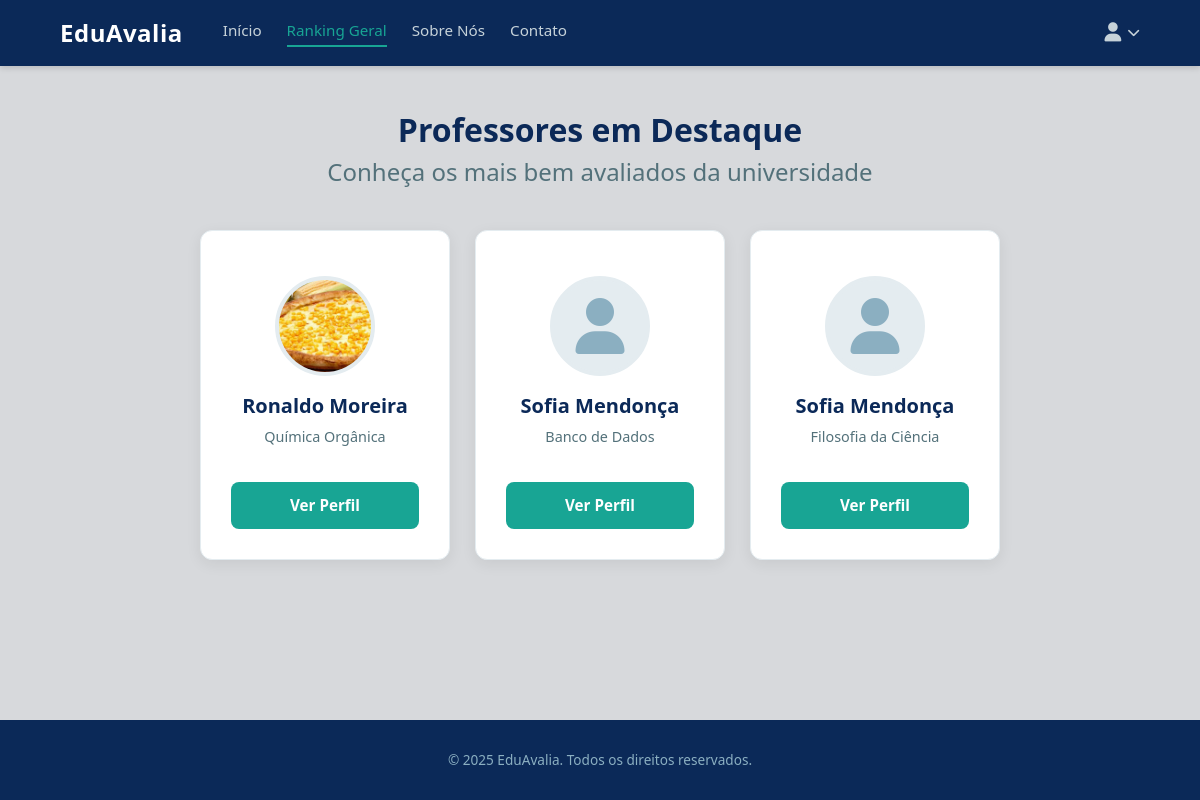
Screenshot of /ranking/ (signed in) with the database file from the repository.
### avaliacoes/models.py (models this page shows, shortened)
class DisciplinaPessoa(models.Model):
    STATUS_CHOICES = [
        ('ativo', 'Ativo'),
        ('inativo', 'Inativo'),
    ]
    disciplina = models.ForeignKey('Materia', on_delete=models.CASCADE)
    pessoa = models.ForeignKey('CustomUser', on_delete=models.CASCADE, related_name='disciplinas_pessoa')
    status = models.CharField(max_length=20, choices=STATUS_CHOICES, default='ativo')
    class Meta:
        unique_together = ('disciplina', 'pessoa')

class Professor(models.Model):
    user = models.OneToOneField(CustomUser, on_delete=models.CASCADE, limit_choices_to={'user_type': 'professor'})
    foto = models.ImageField(upload_to='professores_fotos/', blank=True, null=True)

class CustomUser(AbstractUser):
    USER_TYPE_CHOICES = (
        ('aluno', 'Aluno'),
        ('professor', 'Professor'),
        ('admin', 'Administrador'),
    )
    user_type = models.CharField(max_length=20, choices=USER_TYPE_CHOICES, default='aluno')
    cpf = models.CharField(max_length=11, unique=True)
    data_nascimento = models.DateField(null=True, blank=True)

class Materia(models.Model):
    nome = models.CharField(max_length=100) # Este campo armazena o nome real ("Química")
    codigo = models.CharField(max_length=20, unique=True)
    data_inicio = models.DateField()
    nome_normalized = models.CharField(max_length=100, blank=True, db_index=True)

### avaliacoes/views.py (the view)
# urls.py: path('ranking/', views.ranking_geral, name='ranking_geral'),
@login_required(login_url='login')
def ranking_geral(request):
    if request.user.is_staff:
        limite = 10
    else:
        limite = 5
    ranking = DisciplinaPessoa.objects.annotate(
        media_nota=Avg('avaliacoes__categorias_avaliacao__nota')
    )
    ranking_disciplinas = ranking.filter(
        media_nota__isnull=False
    ).select_related(
        'pessoa', 'pessoa__professor', 'disciplina'
    ).order_by('-media_nota')
    ranking_top = ranking_disciplinas[:limite]
    context = {
        'ranking_disciplinas': ranking_top
    }
    return render(request, 'avaliacoes/ranking_geral.html', context)

### avaliacoes/templates/avaliacoes/ranking_geral.html (shortened to what this page needs)
{% extends 'base.html' %}
{% block content %}
<div class="ranking-wrapper">
    {% if request.user.is_staff %}
    <div class="admin-ranking-panel">
        <div class="ranking-header">
            <h1>Ranking de Avaliações (Admin)</h1>
            <h2>Top 10 melhores avaliações</h2>
        </div>
        <table class="admin-ranking-table">
            <thead>
                <tr>
                    <th class="rank-col">Rank</th>
                    <th class="prof-col">Professor</th>
                    <th class="disc-col">Disciplina</th>
                    <th class="nota-col">Média da Turma</th>
                </tr>
            </thead>
            <tbody>
                {% for dp in ranking_disciplinas %}
                <tr>
                    <td class="rank-col">#{{ forloop.counter }}</td>
                    <td class="prof-col">{{ dp.pessoa.get_full_name }}</td>
                    <td class="disc-col">{{ dp.disciplina.nome }}</td>
                    <td class="nota-col">{{ dp.media_nota|floatformat:2 }}</td>
                </tr>
                {% empty %}
                <tr>
                    <td colspan="4" style="text-align: center; padding: 30px;">
                        Ainda não há avaliações suficientes para gerar um ranking.
                    </td>
                </tr>
                {% endfor %}
            </tbody>
        </table>
    </div>
    {% else %}
    <div class="ranking-header">
        <h1>Professores em Destaque</h1>
        <h2>Conheça os mais bem avaliados da universidade</h2>
    </div>
    <div class="student-ranking-container">
        {% for dp in ranking_disciplinas|slice:":3" %}
        <div class="student-rank-card">
            <div class="card-foto-rank">
                {% if dp.pessoa.professor.foto %}
                <img src="{{ dp.pessoa.professor.foto.url }}" alt="Foto de {{ dp.pessoa.get_full_name }}">
                {% else %}
                <i class="fa-solid fa-user"></i>
                {% endif %}
            </div>
            <h4 class="rank-prof-name">{{ dp.pessoa.get_full_name|default:dp.pessoa.username }}</h4>
            <span class="rank-disciplina">{{ dp.disciplina.nome }}</span>
            <a href="{% url 'detalhes_professor' dp.pessoa.professor.id %}" class="btn-ver-perfil">
                Ver Perfil
            </a>
        </div>
        {% empty %}
        <p style="color: var(--verde-escuro-letras); font-size: 1.1rem; width: 100%; text-align: center;">
            Ainda não há avaliações suficientes para gerar os destaques.
        </p>
        {% endfor %}
    </div>
    {% endif %}
</div>
{% endblock content %}

### avaliacoes/templates/base.html (style rules this page uses)
:root { --azul-marinho: #0b2958; --azul-acinzentado: #8bafc1; --verde: #18a594; --cinza-claro: #c6d2d9; --painel-central: #e4ecf0; --cinza-escuro-letras: #a7adaf; --verde-escuro-letras: #53717a; --cinza-claro-fundo: #d7d9dc; }
* { margin: 0; padding: 0; box-sizing: border-box; }
body { font-family: 'Segoe UI', sans-serif; background-color: var(--cinza-claro-fundo); color: #333; line-height: 1.5; display: flex; flex-direction: column; min-height: 100vh; }
a { text-decoration: none; color: inherit; }

### avaliacoes/templates/avaliacoes/ranking_geral.html (style rules this page uses)
.ranking-wrapper { width: 90%; max-width: 1200px; margin: 40px auto; flex-grow: 1; }
.ranking-header { text-align: center; margin-bottom: 40px; }
.ranking-header h1 { color: var(--azul-marinho); font-size: 2rem; font-weight: 700; }
.ranking-header h2 { color: var(--verde-escuro-letras); font-weight: 500; }
.student-ranking-container { display: flex; flex-wrap: wrap; justify-content: center; gap: 25px; padding: 0; }
.student-rank-card { background-color: #fff; border-radius: 12px; padding: 30px; text-align: center; box-shadow: 0 4px 15px rgba(0, 0, 0, 0.07); border: 1px solid var(--painel-central); flex: 1; max-width: 250px; min-width: 220px; display: flex; flex-direction: column; align-items: center; transition: transform 0.3s ease, box-shadow 0.3s ease; }
.card-foto-rank { width: 100px; height: 100px; border-radius: 50%; margin: 15px auto; background-color: var(--painel-central); display: flex; align-items: center; justify-content: center; color: var(--azul-acinzentado); font-size: 3.5rem; border: 4px solid var(--painel-central); }
.card-foto-rank img { width: 100%; height: 100%; object-fit: cover; border-radius: 50%; }
.rank-prof-name { font-size: 1.25rem; color: var(--azul-marinho); font-weight: 600; margin-bottom: 5px; }
.rank-disciplina { font-size: 0.9rem; color: var(--verde-escuro-letras); margin-bottom: 20px; display: block; min-height: 2.5em; }
.btn-ver-perfil { margin-top: auto; padding: 12px 20px; border: none; border-radius: 8px; font-weight: 600; cursor: pointer; transition: all 0.3s ease; font-size: 0.95rem; color: #fff; background-color: var(--verde); text-align: center; width: 100%; }

### rows the page displays
DisciplinaPessoa: pessoa.professor.foto (picture), pessoa.get_full_name "Ronaldo Moreira", disciplina.nome "Química Orgânica"
DisciplinaPessoa: pessoa.get_full_name "Sofia Mendonça", disciplina.nome "Banco de Dados"
DisciplinaPessoa: pessoa.get_full_name "Sofia Mendonça", disciplina.nome "Filosofia da Ciência"
